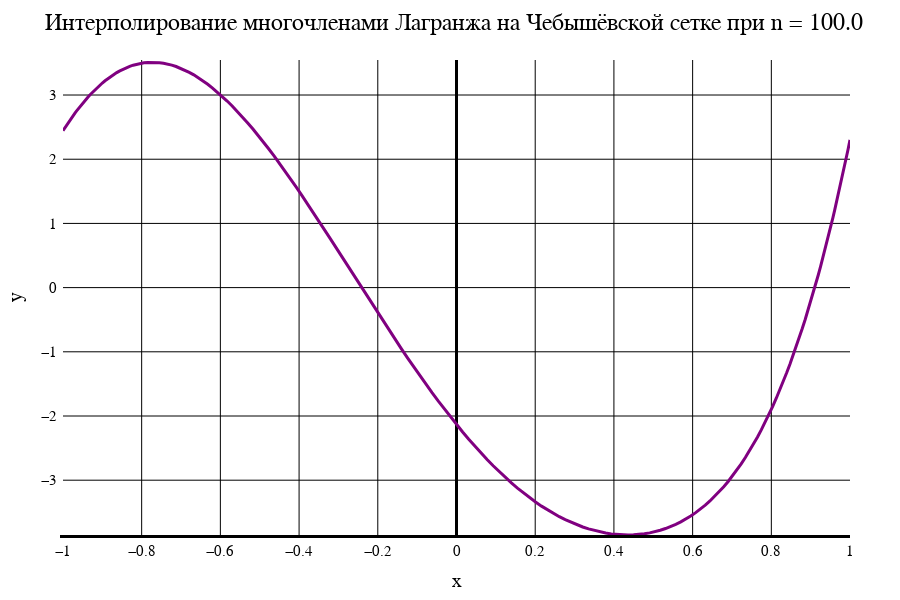

Notebook code cell kept with this figure:
### Markdown cell above
Лагранж. Чебышёвская сетка

### Code cell
data2[1]

### Figure 1 — Plotly figure (JSON) as saved in the notebook; plotly's stock layout.template omitted (floating-point values rounded to 4 significant figures; data arrays with more than 128 entries replaced by an {"elided": "..."} marker saying what was removed)
{"data": [{"line": {"color": "purple", "width": 3}, "mode": "line", "type": "scatter", "x": {"elided": "201 float values"}, "y": {"elided": "201 float values"}}], "layout": {"coloraxis": {"outlinecolor": "black"}, "font": {"color": "black", "family": "Time New Roman"}, "height": 600, "margin": {"b": 50, "l": 50, "r": 50, "t": 60}, "paper_bgcolor": "white", "plot_bgcolor": "white", "title": {"autosize": false, "font": {"color": "black", "family": "Times New Roman", "size": 24}, "paper_bgcolor": "red", "text": "Интерполирование многочленами Лагранжа на Чебышёвской сетке при n = 100.0"}, "width": 900, "xaxis": {"color": "black", "gridcolor": "black", "gridwidth": 1, "linecolor": "black", "linewidth": 3, "tickfont": {"size": 15}, "title": {"font": {"color": "black", "family": "Times New Roman", "size": 20}, "text": "x"}, "zeroline": true, "zerolinecolor": "black", "zerolinewidth": 3}, "yaxis": {"exponentformat": "power", "gridcolor": "black", "gridwidth": 1, "linewidth": 3, "range": [-3.854, 3.545], "tickfont": {"size": 15}, "title": {"font": {"color": "black", "family": "Times New Roman", "size": 20}, "text": "y"}, "zeroline": true, "zerolinecolor": "black", "zerolinewidth": 1}}}
